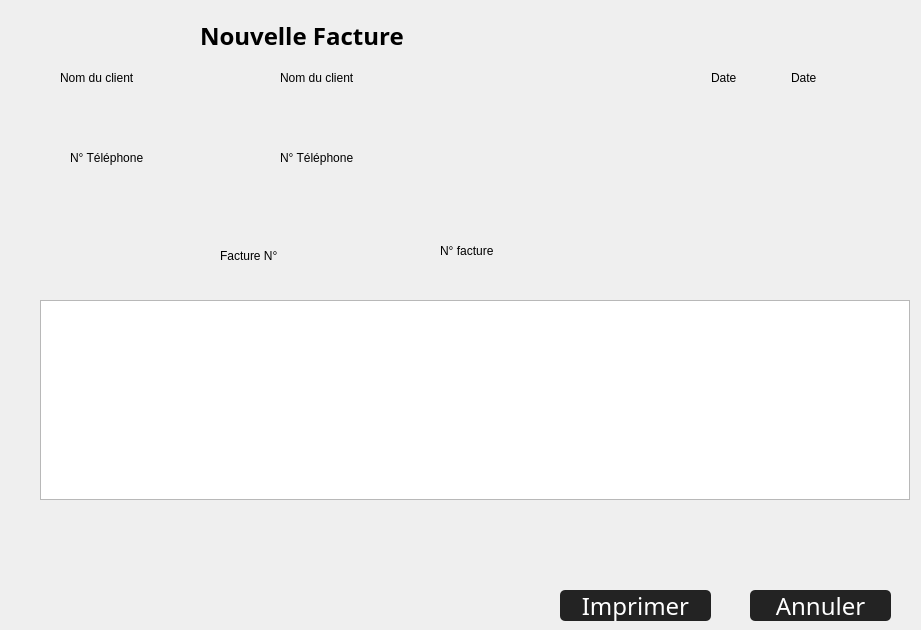
       <widget class="QWidget" name="page_nouvelle_facture">
        <widget class="QLabel" name="Titre_nouvelle_facture">
         <property name="geometry">
          <rect>
           <x>200</x>
           <y>10</y>
           <width>221</width>
           <height>51</height>
          </rect>
         </property>
         <property name="font">
          <font>
           <family>Century Gothic</family>
           <pointsize>18</pointsize>
           <weight>75</weight>
           <bold>true</bold>
          </font>
         </property>
         <property name="text">
          <string>Nouvelle Facture</string>
         </property>
        </widget>
        <widget class="QTableWidget" name="tableWidget">
         <property name="geometry">
          <rect>
           <x>40</x>
           <y>300</y>
           <width>870</width>
           <height>200</height>
          </rect>
         </property>
         <property name="font">
          <font>
           <family>Century Gothic</family>
           <pointsize>14</pointsize>
          </font>
         </property>
        </widget>
        <widget class="QPushButton" name="pushButton">
         <property name="geometry">
          <rect>
           <x>560</x>
           <y>590</y>
           <width>151</width>
           <height>31</height>
          </rect>
         </property>
         <property name="font">
          <font>
           <family>Century Gothic</family>
           <pointsize>18</pointsize>
          </font>
         </property>
         <property name="styleSheet">
          <string notr="true">QPushButton {color: rgb(255, 255, 255);
background-color: rgb(35, 35, 35);
border: 0px solid;
border-radius:5px}
QPushButton:hover {
background-color: rgb(85, 170, 255);
}</string>
         </property>
         <property name="text">
          <string>Imprimer</string>
         </property>
        </widget>
        <widget class="QPushButton" name="pushButton_2">
         <property name="geometry">
          <rect>
           <x>750</x>
           <y>590</y>
           <width>141</width>
           <height>31</height>
          </rect>
         </property>
         <property name="font">
          <font>
           <family>Century Gothic</family>
           <pointsize>18</pointsize>
          </font>
         </property>
         <property name="styleSheet">
          <string notr="true">QPushButton {color: rgb(255, 255, 255);
background-color: rgb(35, 35, 35);
border: 0px solid;
border-radius:5px}
QPushButton:hover {
background-color: rgb(85, 170, 255);
}</string>
         </property>
         <property name="text">
          <string>Annuler</string>
         </property>
        </widget>
        <widget class="QLabel" name="label_2">
         <property name="geometry">
          <rect>
           <x>280</x>
           <y>52</y>
           <width>201</width>
           <height>51</height>
          </rect>
         </property>
         <property name="text">
          <string>Nom du client</string>
         </property>
        </widget>
        <widget class="QLabel" name="label_3">
         <property name="geometry">
          <rect>
           <x>280</x>
           <y>132</y>
           <width>241</width>
           <height>51</height>
          </rect>
         </property>
         <property name="text">
          <string>N° Téléphone</string>
         </property>
        </widget>
        <widget class="QLabel" name="label_4">
         <property name="geometry">
          <rect>
           <x>60</x>
           <y>52</y>
           <width>181</width>
           <height>51</height>
          </rect>
         </property>
         <property name="text">
          <string>Nom du client</string>
         </property>
        </widget>
        <widget class="QLabel" name="label_5">
         <property name="geometry">
          <rect>
           <x>70</x>
           <y>132</y>
           <width>191</width>
           <height>51</height>
          </rect>
         </property>
         <property name="text">
          <string>N° Téléphone</string>
         </property>
        </widget>
        <widget class="QLabel" name="label_6">
         <property name="geometry">
          <rect>
           <x>220</x>
           <y>240</y>
           <width>171</width>
           <height>31</height>
          </rect>
         </property>
         <property name="text">
          <string>Facture N°</string>
         </property>
        </widget>
        <widget class="QLabel" name="label_7">
         <property name="geometry">
          <rect>
           <x>440</x>
           <y>240</y>
           <width>231</width>
           <height>21</height>
          </rect>
         </property>
         <property name="text">
          <string>N° facture</string>
         </property>
        </widget>
        <widget class="QLabel" name="label_8">
         <property name="geometry">
          <rect>
           <x>711</x>
           <y>70</y>
           <width>71</width>
           <height>16</height>
          </rect>
         </property>
         <property name="text">
          <string>Date</string>
         </property>
        </widget>
        <widget class="QLabel" name="label_9">
         <property name="geometry">
          <rect>
           <x>791</x>
           <y>70</y>
           <width>121</width>
           <height>16</height>
          </rect>
         </property>
         <property name="text">
          <string>Date</string>
         </property>
        </widget>
       </widget>
